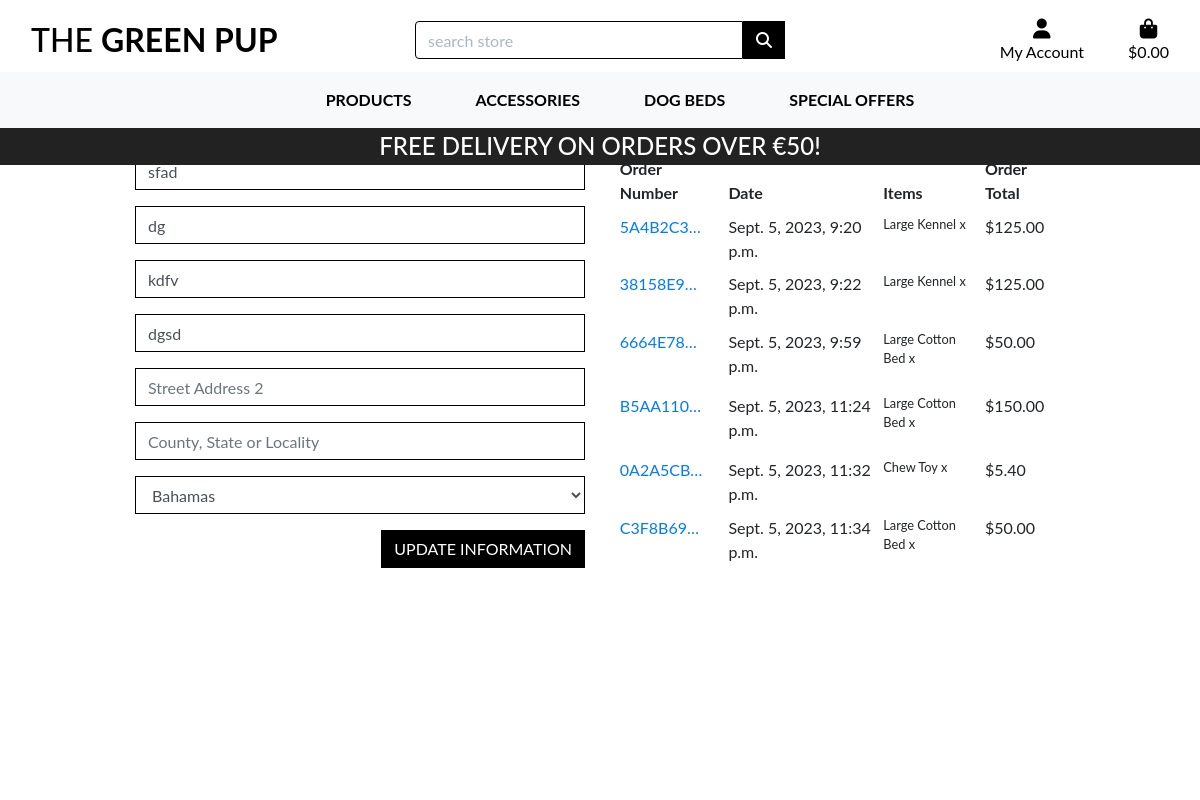
Page /profile/ (signed in) on the earlier database version.
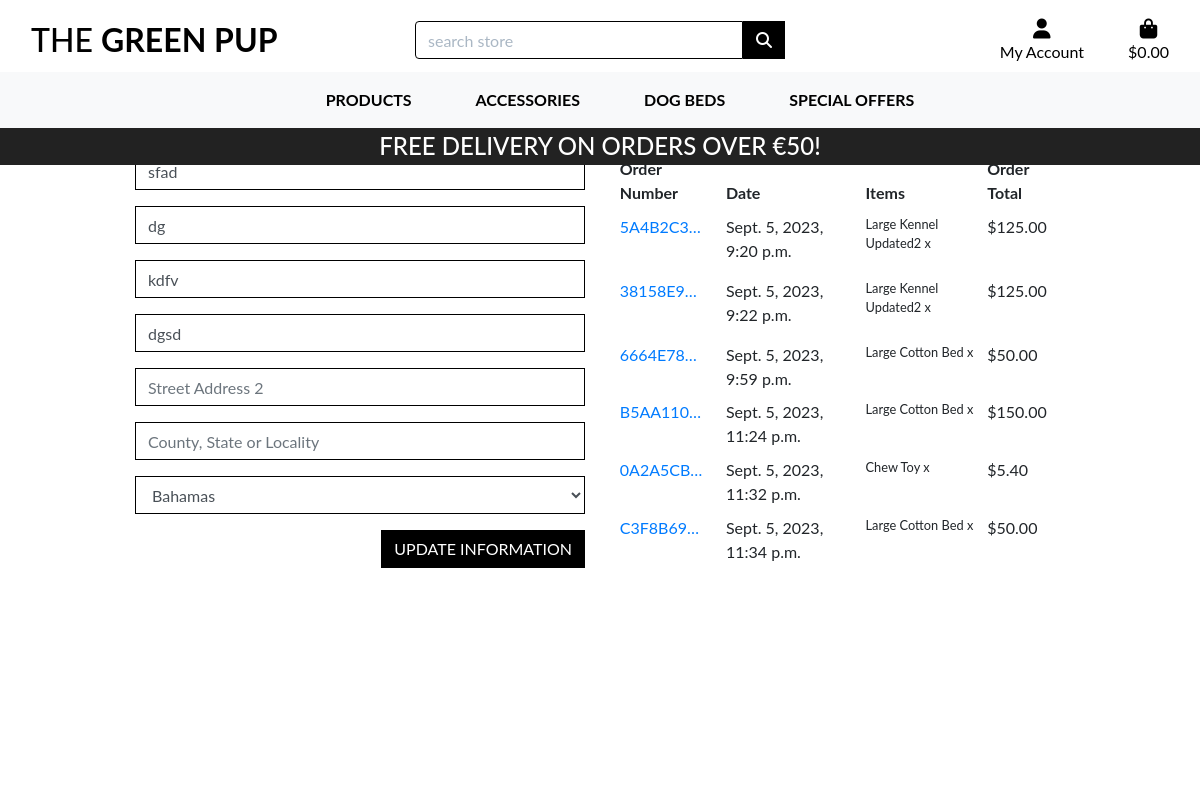
Same page on the later database version.
### checkout/models.py (models this page shows, shortened)
class OrderLineItem(models.Model):
    product = models.ForeignKey(Product, null=False, blank=False, on_delete=models.CASCADE)
    order = models.ForeignKey(Order, null=False, blank=False, on_delete=models.CASCADE, related_name='lineitems')
    num_of_items = models.IntegerField(null=False, blank=False, default=0)
    lineitem_total = models.DecimalField(max_digits=6, decimal_places=2, null=False, blank=False, editable=False)

### products/models.py (models this page shows, shortened)
class Product(models.Model):
    category=models.ForeignKey('Category',blank=True, null=True, on_delete=models.SET_NULL)
    name=models.CharField(max_length=100)
    sku=models.CharField(max_length=150)
    description=models.TextField(max_length=500)
    price=models.DecimalField(max_digits=6,decimal_places=2)
    policy=models.ForeignKey('Policies',blank=True,null=True, on_delete=models.SET_NULL)
    image_url=models.URLField(max_length=1000,null=True,blank=True)
    image=models.ImageField(null=True,blank=True)
    on_sale=models.BooleanField(default=False)
    discount_percent=models.CharField(max_length=10,blank=True,null=True)
    in_stock=models.BooleanField(default=True)
    product_status=models.ForeignKey('ProductStatus',blank=True,null=True, on_delete=models.SET_NULL)
    meta_title=models.CharField(max_length=61,blank=True,null=True)
    meta_description=models.CharField(max_length=61,blank=True,null=True)

### profiles/views.py (the view, shortened to what this page needs)
# urls.py: path('profile/', include('profiles.urls')),
def profile(request):
    profile = get_object_or_404(UserProfile, user=request.user)
    form = UserProfileForm(instance=profile)
    orders = profile.orders.all()
    context = {
        'form': form,
        'orders': orders,
        'profile_page_true': True,
    }
    return render(request, 'profiles/profile.html', context)

### profiles/forms.py
class UserProfileForm(forms.ModelForm):
    class Meta:
        model = UserProfile
        exclude = ('user',)
    def __init__(self, *args, **kwargs):
        super().__init__(*args, **kwargs)
        placeholders = {
            'default_phone_number': 'Phone Number',
            'default_postal_code': 'Postal Code',
            'default_town_or_city': 'Town or City',
            'default_street_address1': 'Street Address 1',
            'default_street_address2': 'Street Address 2',
            'default_county': 'County, State or Locality',
        }
        self.fields['default_phone_number'].widget.attrs['autofocus'] = True
        for field in self.fields:
            if field != 'default_country':
                if self.fields[field].required:
                    placeholder = f'{placeholders[field]} *'
                else:
                    placeholder = placeholders[field]
                self.fields[field].widget.attrs['placeholder'] = placeholder
            self.fields[field].widget.attrs['class'] = 'border-black rounded-0 profile-form-input'
            self.fields[field].label = False

### profiles/templates/profiles/profile.html (shortened to what this page needs)
{% extends "base.html" %}
{% load static %}
{% block extra_css %}
    <link rel="stylesheet" href="{% static '/css/profile.css' %}">
{% endblock %}
{% block content %}
    <div class="overlay"></div>
    <div class="container">
        <div class="row">
            <div class="col">
                <h2 class="logo-font mb-4">My Profile</h2>
            </div>
        </div>
        <div class="row">
            <div class="col-12 col-lg-6">
                <p class="text-muted">Default Delivery Information</p>
                <form class="mt-3" action="{% url 'profile' %}" method="POST" id="profile-update-form">
                    {{ form|crispy }}
                    <button class="btn btn-black rounded-0 text-uppercase float-right">Update Information</button>
                </form>
            </div>
            <div class="col-12 col-lg-6">
                <p class="text-muted">Order History</p>
                <div class="order-history table-responsive">
                    <table class="table table-sm table-borderless">
                        <thead>
                            <tr>
                                <th>Order Number</th>
                                <th>Date</th>
                                <th>Items</th>
                                <th>Order Total</th>
                            </tr>
                        </thead>
                        <tbody>
                            {% for order in orders %}
                                <tr>
                                    <td>
                                        <a href="{% url 'order_history' order.order_number %}"
                                        title="{{ order.order_number }}">
                                            {{ order.order_number|truncatechars:8 }}
                                        </a>
                                    </td>
                                    <td>{{ order.date }}</td>
                                    <td>
                                        <ul class="list-unstyled">
                                            {% for item in order.lineitems.all %}
                                                <li class="small">
                                                    {{ item.product.name }} x {{ item.quantity }}
                                                </li>
                                            {% endfor %}
                                        </ul>
                                    </td>
                                    <td>${{ order.grand_total }}</td>
                                </tr>
                            {% endfor %}
                        </tbody>
                    </table>
                </div>
        </div>
{% endblock %}

Differences in the rows shown:
changed through a linked row, OrderLineItem (number 1 of 6 on the later page): product.name "Large Kennel" → "Large Kennel Updated2"
changed through a linked row, OrderLineItem (number 2 of 6 on the later page): product.name "Large Kennel" → "Large Kennel Updated2"
